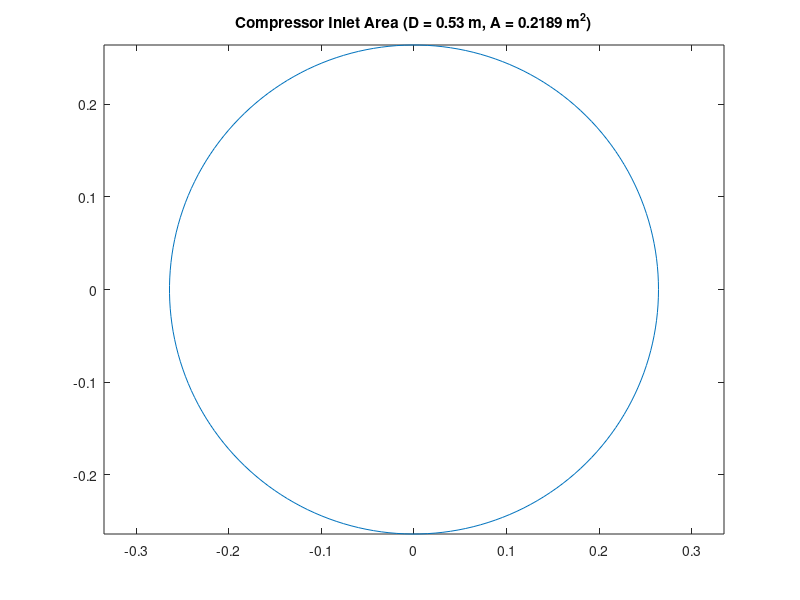

Write MATLAB code to recreate this figure.
% COMPRESSOR INLET

% Known values
mdot = 136.86;    % Mass Flow Rate [kg/s]
V = 510;          % Inlet air velocity [m/s]
T0 = 288;         % Freestream Temperature [K]
P0 = 101325;      % Freestream pressure [Pa]
R = 287.05;          % Gas constant for air [J/kg.K]

% Inlet area and diameter calculation
A = ( mdot * R * T0 ) / ( P0 * V );   % Area [m^2]
D = sqrt((4 * A) / pi);               % Diameter [m]

% Plot circular intake
theta = linspace(0, 2*pi, 200);   % This just returns row vector with the radian angles

x = (D/2) * cos(theta);
y = (D/2) * sin(theta);

figure;
plot(x, y);
axis equal;
title(sprintf('Compressor Inlet Area (D = %.2f m, A = %.4f m^2)', D, A));
